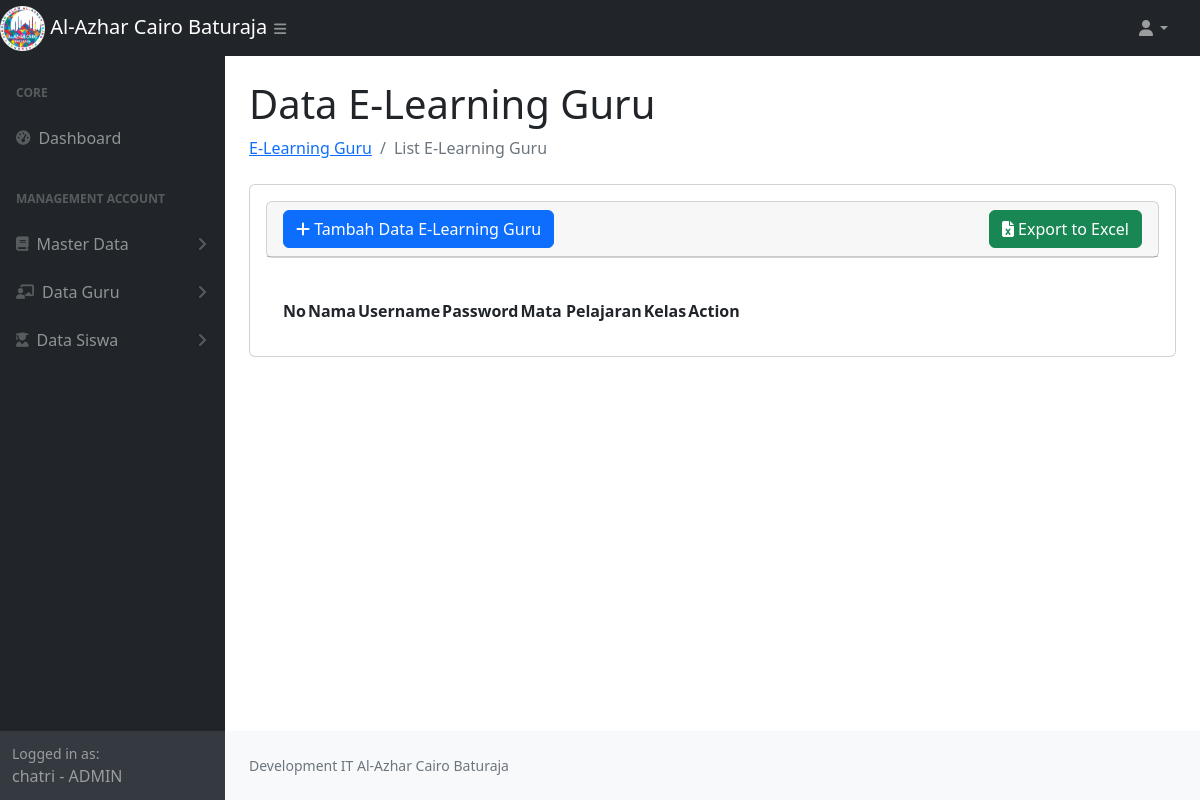
The page /data_elearning_guru.php (signed in) on the database as committed earlier.
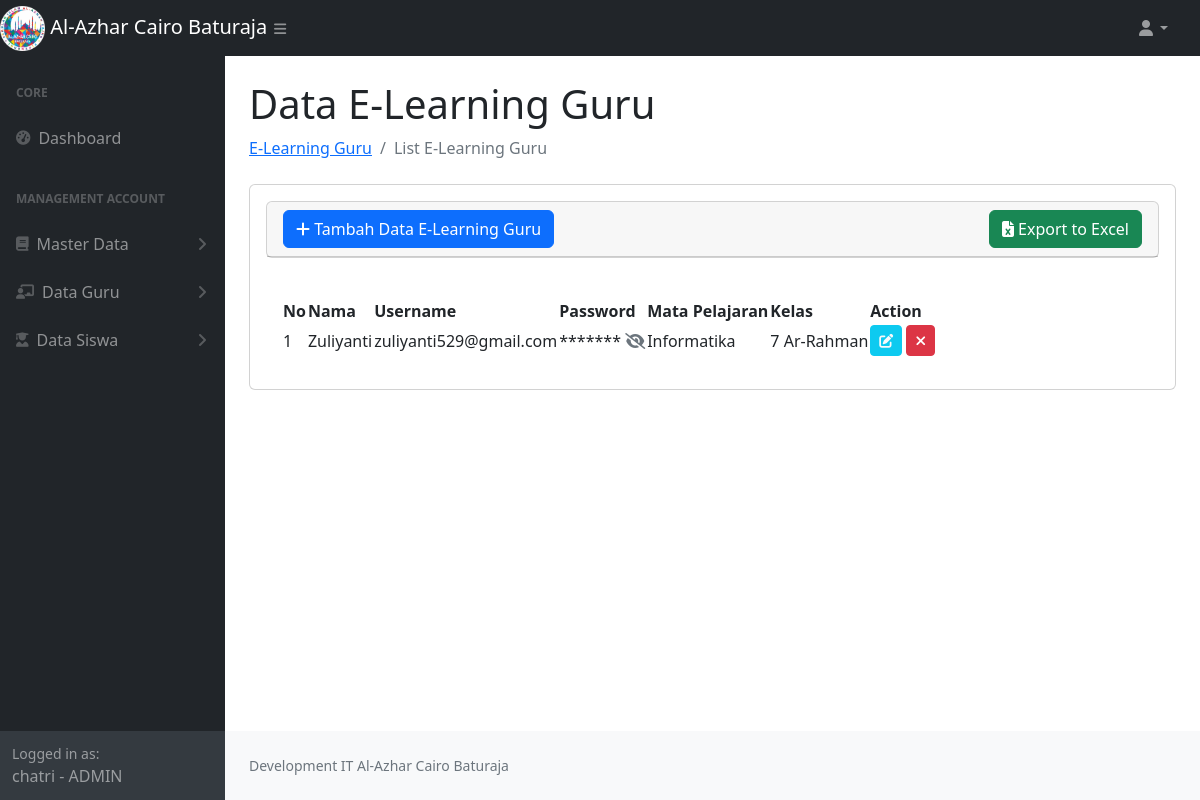
The same page on the database as committed later.
### tables this page shows
CREATE TABLE `dataelearning` (
  `id_elearning` int NOT NULL AUTO_INCREMENT,
  `username_elearning` varchar(100) NOT NULL,
  `password_elearning` varchar(50) NOT NULL,
  `nama` varchar(200) NOT NULL,
  `kelas` varchar(50) NOT NULL,
  `type` enum('Guru','Siswa') DEFAULT NULL,
  `mapel` varchar(255) DEFAULT NULL,
  PRIMARY KEY (`id_elearning`)
);

### data_elearning_guru.php (the view, shortened to what the changed rows need)
<?php
require_once 'function.php';
$type = 'Guru';
$sql = "SELECT * FROM dataelearning WHERE type = ?";
$stmt = $conn->prepare($sql);
$stmt->bind_param("s", $type);
$stmt->execute();
$result = $stmt->get_result();
$dataElearningGuru = [];
while ($row = $result->fetch_assoc()) {
    $dataElearningGuru[] = $row;
}
?>
<!DOCTYPE html>
<html lang="en">
    <head>
        <link href="https://cdn.jsdelivr.net/npm/simple-datatables@7.1.2/dist/style.min.css" rel="stylesheet" />
        <link href="css/styles.css" rel="stylesheet" />
        <link rel="stylesheet" href="https://cdnjs.cloudflare.com/ajax/libs/toastr.js/latest/toastr.css">
        <link rel="stylesheet" href="https://cdnjs.cloudflare.com/ajax/libs/font-awesome/6.7.2/css/all.min.css">
    </head>
    <body class="sb-nav-fixed">
        <div id="layoutSidenav">
            <div id="layoutSidenav_content">
                <main>
                    <div class="container-fluid px-4">
                        <h1 class="mt-4">Data E-Learning Guru</h1>
                        <div class="card mb-4">
                            <div class="card-body">
                            <div class="card-body">
                                <table id="datatablesSimple">
                                    <thead>
                                        <tr>
                                            <th>No</th>
                                            <th>Nama</th>
                                            <th>Username</th>
                                            <th>Password</th>
                                            <th>Mata Pelajaran</th>
                                            <th>Kelas</th>
                                            <th>Action</th>
                                        </tr>
                                    </thead>
                                    <tbody>
                                        <?php
                                            foreach ($dataElearningGuru as $key => $data) {
                                        ?>
                                        <tr>
                                            <td><?= $key + 1; ?></td>
                                            <td><?= $data['nama']; ?></td>
                                            <td><?= $data['username_elearning']; ?></td>
                                            <td>
                                                <span>*******</span>
                                                <a href="javascript:void(0)" class="show-password text-muted" title="Lihat Password" data-password="<?= $data['password_elearning']; ?>">
                                                    <i class="fas fa-eye-slash"></i>
                                                </a>
                                            </td>
                                            <td><?= $data['mapel']; ?></td>
                                            <td><?= $data['kelas']; ?></td>
                                            <td>
                                                <a href="javascript:void(0)" data-url="<?= 'show_elearning.php' ?>" data-id="<?= $data['id_elearning'] ?>" class="edit btn btn-info btn-sm text-light "> <i class="fas fa-edit"></i></a>
                                                <a href="javascript:void(0)" data-url="<?= 'delete_elearning.php' ?>" data-id="<?= $data['id_elearning'] ?>" class="delete btn btn-danger btn-sm"> <i class="fas fa-times"></i></a>
                                            </td>
                                        </tr>
                                        <?php
                                            }
                                        ?>
                                    </tbody>
                                </table>
                            </div>
                        </div>
                    </div>
                </main>
            </div>
        </div>
    </body>
</html>

Rows that differ between the two databases and show on the page:
added dataelearning: nama "Zuliyanti", username_elearning "zuliyanti529@gmail.com", mapel "Informatika", kelas "7 Ar-Rahman"
